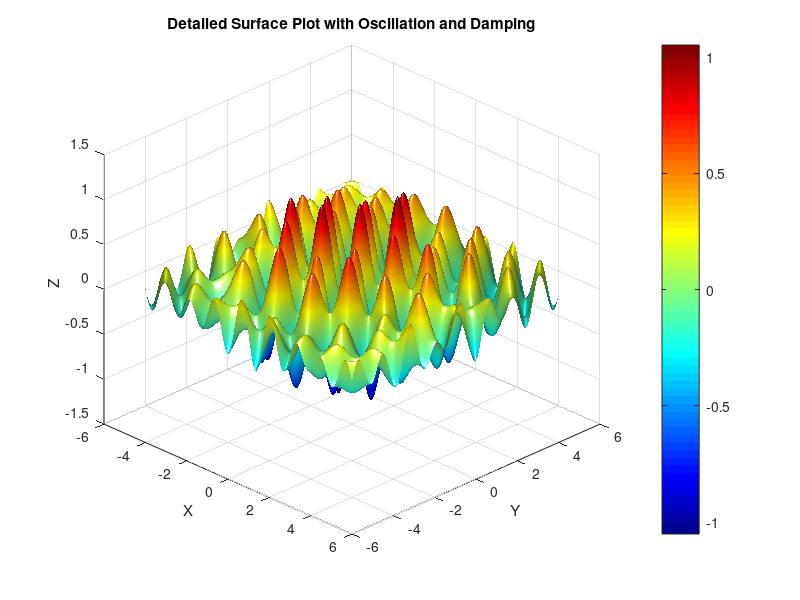

MATLAB code to generate this figure: (Note: this script raises an error after producing the figure.)
clear; clc; close all;

x = linspace(-5,5,600);
y = linspace(-5,5,600);
[X,Y] = meshgrid(x,y);
Z = exp(-0.06*(X.^2+Y.^2)).*sin(4*X).*cos(3*Y)+0.2*sin(X.*Y);
surf(X,Y,Z)
shading interp;
colormap(jet);
colorbar;
xlabel('X')
ylabel('Y')
zlabel('Z')
title('Detailed Surface Plot with Oscillation and Damping')
view(45,30)
camlight headlight
lighting phong
[maxZ,max_idx] = max(Z(:))
[minZ,min_idx] = min(Z(:))
maxPoint = [X(max_idx),Y(max_idx),Z(max_idx)]
minPoint = [X(min_idx),Y(min_idx),Z(min_idx)]
